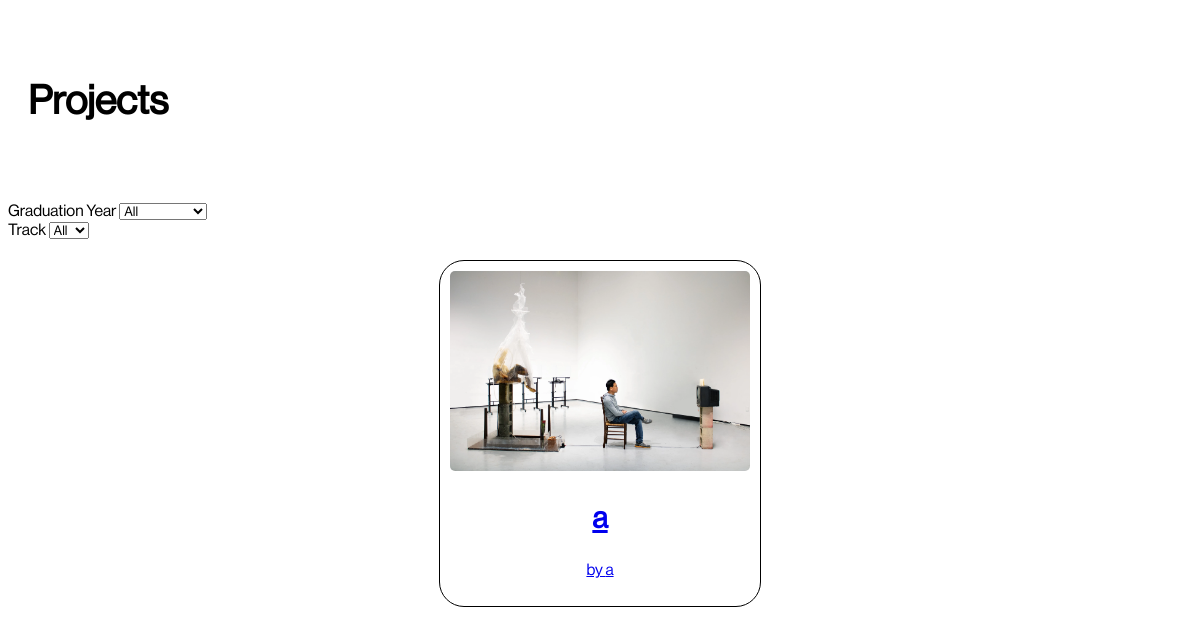
Page /projects on the earlier database version.
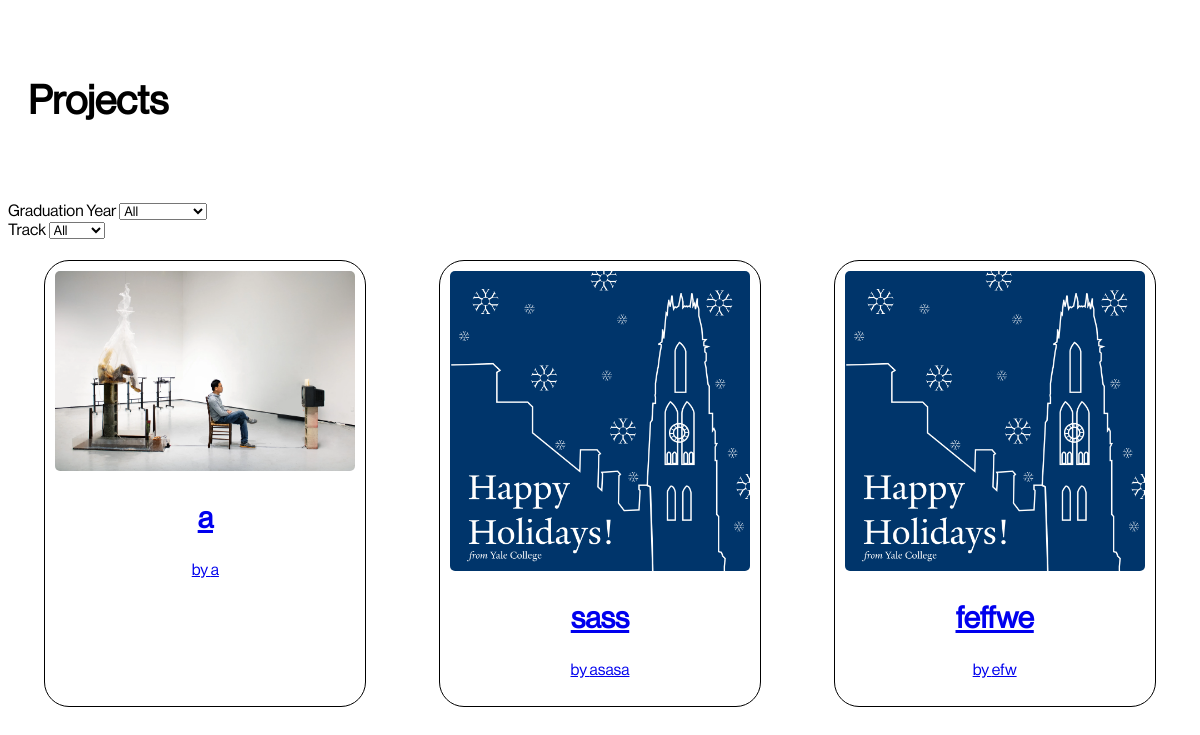
Same page on the later database version.
### tables this page shows
CREATE TABLE student_projects(
id INTEGER PRIMARY KEY,
student_name TEXT,
project_title TEXT,
thumbnail_alt TEXT,
track TEXT,
project_description TEXT,
classyear TEXT,
image1_alt TEXT,
image2_alt TEXT,
video1_link TEXT,
video1_alt TEXT,
video2_link TEXT,
video2_alt TEXT
);

### app.py (the view)
@app.route('/projects')
def project_nav():
    query = "SELECT id, project_title, student_name, classyear, track, thumbnail_alt FROM student_projects"
    with sqlite3.connect('projects.db') as connection:
        cursor = connection.cursor()
        cursor.execute(query)
        projects_data = cursor.fetchall()
    projects = []
    for project_data in projects_data:
        project = {
            'id': project_data[0],
            'url': f"/project/{project_data[0]}",
            'thumbnail_path': url_for('static', filename=f'projects/{project_data[0]}/images/thumbnail.png'),
            'project_title': project_data[1],
            'student_name': project_data[2],
            'classyear': project_data[3],
            'track': project_data[4],
            'thumbnail_alt': project_data[5],
            }
        projects.append(project)
    yearquery = "SELECT DISTINCT classyear FROM student_projects"
    with sqlite3.connect('projects.db') as connection:
        cursor = connection.cursor()
        cursor.execute(yearquery)
        classyears_data = cursor.fetchall()
        classyear_options = [years[0] for years in classyears_data]
    track_query = "SELECT DISTINCT track FROM student_projects"
    with sqlite3.connect('projects.db') as connection:
        cursor = connection.cursor()
        cursor.execute(track_query)
        tracks_data = cursor.fetchall()
        track_options = [track[0] for track in tracks_data]
    return render_template('project_nav.html', projects=projects, classyear_options=classyear_options, track_options=track_options)

### templates/project_nav.html (shortened to what this page needs)
{% extends "layout.html" %}
{% block main %}
<h1 >Projects</h1>
<div class="form-group">
    <label for="classyear">Graduation Year</label>
    <select class="form-control" id="classyear" name="classyear">
        <option value="">All</option>
    </select>
</div>
<div class="form-group">
    <label for="track">Track</label>
    <select class="form-control" id="track" name="track">
        <option value="">All</option>
    </select>
</div>
<div class="project-thumbnails">
    {% for project in projects %}
        <a href="{{ project.url }}" class="project-thumbnail" data-classyear="{{ project.classyear }}" data-track="{{ project.track }}">
            <div>
                <img src="{{ project.thumbnail_path }}" alt="{{ project.thumbnail_alt }}">
                <h2>{{ project.project_title }}</h2>
                <p> by {{ project.student_name }}</p>
            </div>
        </a>
    {% endfor %}
</div>
{% endblock %}

### templates/layout.html (shortened to what this page needs)
<!DOCTYPE html>
<html lang="en">
<head>
  <link rel="stylesheet" type="text/css" href="{{ url_for('static',filename='styles.css') }}">
  <head>
  </head>
</head>
<main class="text-center">
  {% block main %}{% endblock %}
</main>
</html>

### static/styles.css (style rules this page uses)
* { font-family: "Neue-Haas-Grotesk"; }
h1 { font-size: 40px; font-family: "Neue-Haas-Grotesk"; padding-top:50px; padding-right: 20px; padding-bottom: 50px; padding-left: 20px; }
.project-thumbnails { display: flex; flex-wrap: wrap; justify-content: space-around; }
.project-thumbnail { width: 300px; margin: 20px; padding: 10px; border-radius: 25px; border: 1px solid black; text-align: center; }
.project-thumbnail img { max-width: 100%; border-radius: 5px; }
.project-thumbnail h2 { font-size: 30px; }

Differences in the rows shown:
added student_projects: project_title "sass", student_name "asasa"
added student_projects: project_title "feffwe", student_name "efw"
